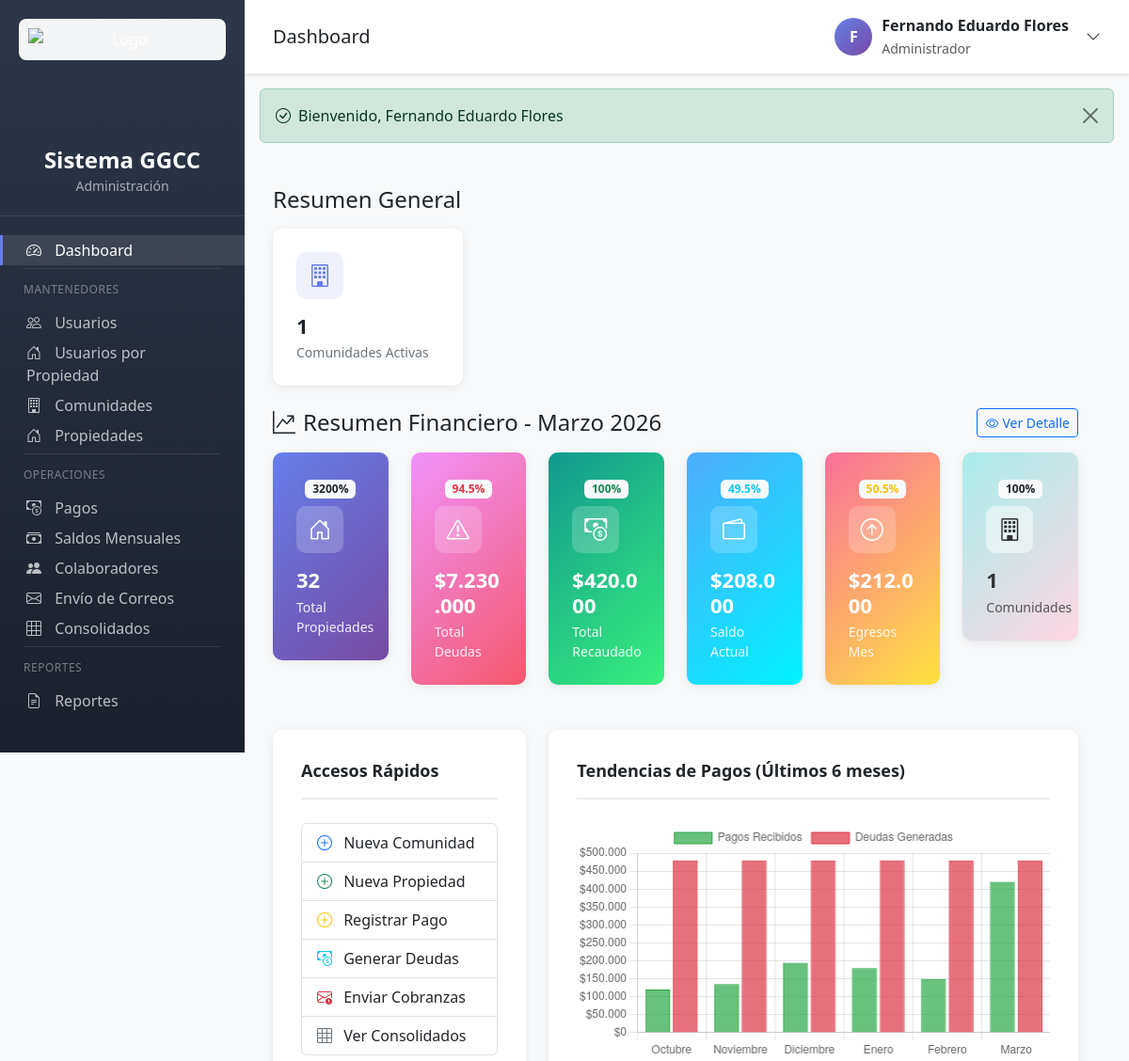
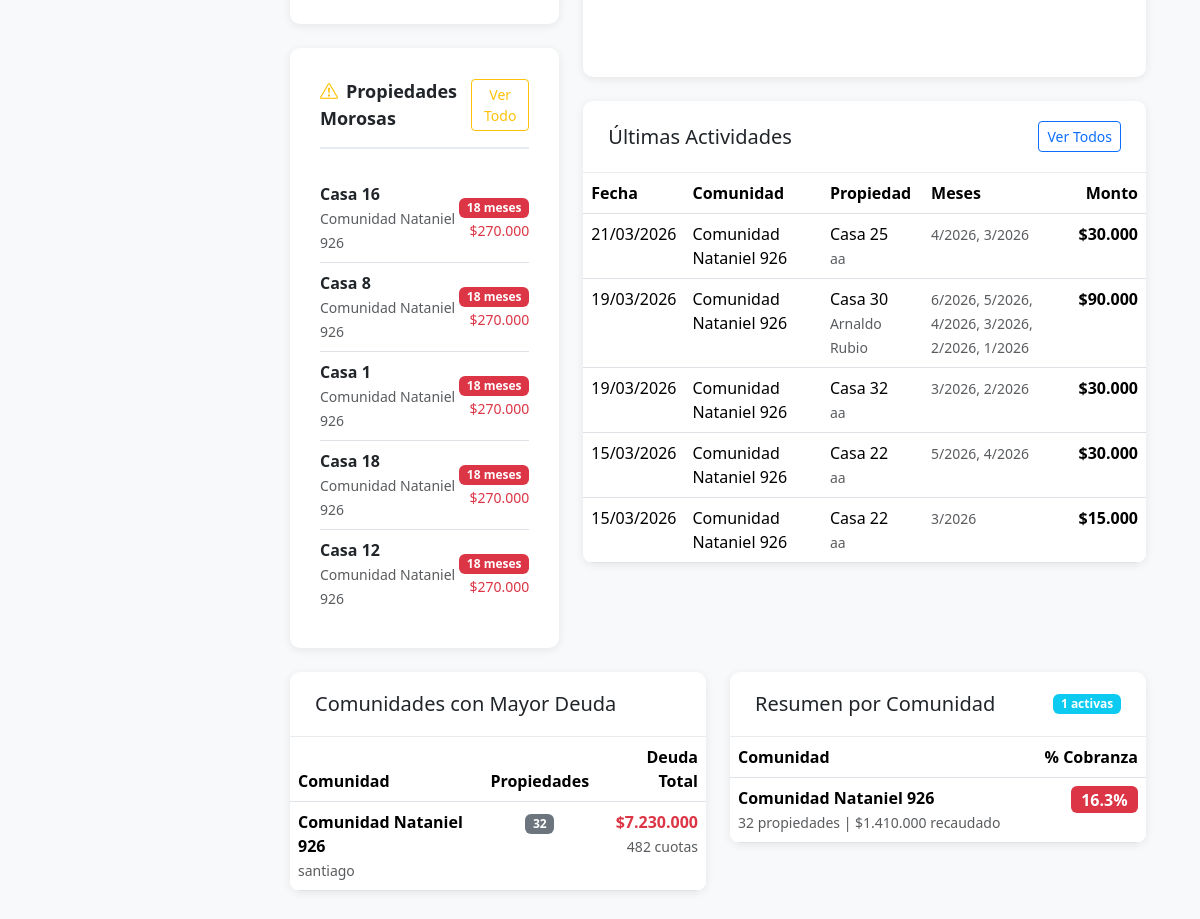
The app's page /index.php (signed in) with its own data (2 pictures, top to bottom).
### tables this page shows
CREATE TABLE `propiedades` (
  `id` int(11) NOT NULL AUTO_INCREMENT,
  `comunidad_id` int(11) NOT NULL,
  `nombre` varchar(100) NOT NULL,
  `tipo` enum('Casa','Departamento','Parcela') NOT NULL,
  `precio_gastos_comunes` decimal(10,2) NOT NULL DEFAULT 0.00,
  `nombre_dueno` varchar(100) NOT NULL,
  `email_dueno` varchar(100) NOT NULL,
  `whatsapp_dueno` varchar(20) DEFAULT NULL,
  `nombre_agente` varchar(100) DEFAULT NULL,
  `email_agente` varchar(100) DEFAULT NULL,
  `whatsapp_agente` varchar(20) DEFAULT NULL,
  `saldo` decimal(10,2) DEFAULT 0.00,
  `activo` tinyint(1) DEFAULT 1,
  `created_at` timestamp NOT NULL DEFAULT current_timestamp(),
  `updated_at` timestamp NOT NULL DEFAULT current_timestamp() ON UPDATE current_timestamp(),
  PRIMARY KEY (`id`),
  KEY `idx_comunidad` (`comunidad_id`),
  KEY `idx_tipo` (`tipo`),
  KEY `idx_activo` (`activo`),
  KEY `idx_email_dueno` (`email_dueno`),
  CONSTRAINT `propiedades_ibfk_1` FOREIGN KEY (`comunidad_id`) REFERENCES `comunidades` (`id`) ON DELETE CASCADE
);

CREATE TABLE `comunidades` (
  `id` int(11) NOT NULL AUTO_INCREMENT,
  `nombre` varchar(150) NOT NULL,
  `direccion` text NOT NULL,
  `pais` varchar(50) DEFAULT 'Chile',
  `region` varchar(100) NOT NULL,
  `comuna` varchar(100) NOT NULL,
  `nombre_presidente` varchar(100) NOT NULL,
  `whatsapp_presidente` varchar(20) DEFAULT NULL,
  `email_presidente` varchar(100) DEFAULT NULL,
  `activo` tinyint(1) DEFAULT 1,
  `created_at` timestamp NOT NULL DEFAULT current_timestamp(),
  `updated_at` timestamp NOT NULL DEFAULT current_timestamp() ON UPDATE current_timestamp(),
  PRIMARY KEY (`id`),
  KEY `idx_nombre` (`nombre`),
  KEY `idx_activo` (`activo`),
  KEY `idx_comuna` (`comuna`)
);

CREATE TABLE `pagos` (
  `id` int(11) NOT NULL AUTO_INCREMENT,
  `propiedad_id` int(11) NOT NULL,
  `fecha` date NOT NULL,
  `monto` decimal(10,2) NOT NULL,
  `observaciones` text DEFAULT NULL,
  `saldo_utilizado` decimal(10,2) DEFAULT 0.00,
  `recibo_generado` tinyint(1) DEFAULT 0,
  `recibo_path` varchar(255) DEFAULT NULL,
  `created_at` timestamp NOT NULL DEFAULT current_timestamp(),
  `updated_at` timestamp NOT NULL DEFAULT current_timestamp() ON UPDATE current_timestamp(),
  PRIMARY KEY (`id`),
  KEY `idx_propiedad` (`propiedad_id`),
  KEY `idx_fecha` (`fecha`),
  KEY `idx_created_at` (`created_at`),
  CONSTRAINT `pagos_ibfk_1` FOREIGN KEY (`propiedad_id`) REFERENCES `propiedades` (`id`) ON DELETE CASCADE
);

### app/views/dashboard/index.php (the view, shortened to what the rows shown need)
<?php
require_once __DIR__ . '/../partials/header.php';
?>
<div class="row mb-4">
<?php if (getUserRole() !== 'propietario'): ?>
<div class="row">
    <div class="col-md-4 mb-4">
        <div class="form-section mt-4">
            <?php if (empty($propiedadesMorosas)): ?>
                <div class="text-center text-muted py-3">
                    <i class="bi bi-check-circle display-6 text-success"></i>
                    <p class="mb-0 mt-2">No hay propiedades morosas</p>
                </div>
            <?php else: ?>
                <div class="list-group list-group-flush">
                    <?php foreach (array_slice($propiedadesMorosas, 0, 5) as $morosa): ?>
                        <div class="list-group-item px-0">
                            <div class="d-flex justify-content-between align-items-center">
                                <div>
                                    <strong><?= e($morosa['propiedad_nombre']) ?></strong><br>
                                    <small class="text-muted"><?= e($morosa['comunidad_nombre']) ?></small>
                                </div>
                                <div class="text-end">
                                    <span class="badge bg-danger"><?= $morosa['meses_adeudados'] ?> meses</span><br>
                                    <small class="text-danger"><?= formatMoney((float)$morosa['total_adeudado']) ?></small>
                                </div>
                            </div>
                        </div>
                    <?php endforeach; ?>
                </div>
            <?php endif; ?>
        </div>
    </div>
    <div class="col-md-8 mb-4">
        <div class="table-container">
            <div class="table-body">
                <table class="table table-hover mb-0">
                    <thead>
                        <tr>
                            <th>Fecha</th>
                            <th>Comunidad</th>
                            <th>Propiedad</th>
                            <th>Meses</th>
                            <th class="text-end">Monto</th>
                        </tr>
                    </thead>
                    <tbody>
                        <?php if (empty($ultimasActividades)): ?>
                            <tr>
                                <td colspan="5" class="text-center text-muted py-4">
                                    No hay actividades recientes
                                </td>
                            </tr>
                        <?php else: ?>
                            <?php foreach ($ultimasActividades as $actividad): ?>
                                <tr>
                                    <td><?= formatDate($actividad['fecha']) ?></td>
                                    <td><?= e($actividad['comunidad_nombre']) ?></td>
                                    <td>
                                        <?= e($actividad['propiedad_nombre']) ?><br>
                                        <small class="text-muted"><?= e($actividad['nombre_dueno']) ?></small>
                                    </td>
                                    <td>
                                        <small class="text-muted">
                                            <?= $actividad['meses_pagados'] ? str_replace('-', '/', $actividad['meses_pagados']) : 'N/A' ?>
                                        </small>
                                    </td>
                                    <td class="text-end fw-bold"><?= formatMoney((float)$actividad['monto']) ?></td>
                                </tr>
                            <?php endforeach; ?>
                        <?php endif; ?>
                    </tbody>
                </table>
            </div>
        </div>
    </div>
</div>
<?php endif; ?>
<?php if (getUserRole() !== 'propietario'): ?>
<div class="row">
    <div class="col-md-6 mb-4">
        <div class="table-container">
            <div class="table-body">
                <table class="table table-hover mb-0">
                    <thead>
                        <tr>
                            <th>Comunidad</th>
                            <th class="text-center">Propiedades</th>
                            <th class="text-end">Deuda Total</th>
                        </tr>
                    </thead>
                    <tbody>
                        <?php if (empty($comunidadesDeuda)): ?>
                            <tr>
                                <td colspan="3" class="text-center text-muted py-4">
                                    No hay deudas pendientes
                                </td>
                            </tr>
                        <?php else: ?>
                            <?php foreach ($comunidadesDeuda as $comunidad): ?>
                                <tr>
                                    <td>
                                        <strong><?= e($comunidad['nombre']) ?></strong><br>
                                        <small class="text-muted"><?= e($comunidad['comuna']) ?></small>
                                    </td>
                                    <td class="text-center">
                                        <span class="badge bg-secondary"><?= $comunidad['total_propiedades'] ?></span>
                                    </td>
                                    <td class="text-end">
                                        <span class="text-danger fw-bold"><?= formatMoney((float)$comunidad['total_deuda']) ?></span><br>
                                        <small class="text-muted"><?= $comunidad['deudas_pendientes'] ?> cuotas</small>
                                    </td>
                                </tr>
                            <?php endforeach; ?>
                        <?php endif; ?>
                    </tbody>
                </table>
            </div>
        </div>
    </div>
    <div class="col-md-6 mb-4">
        <div class="table-container">
            <div class="table-body" style="max-height: 400px; overflow-y: auto;">
                <table class="table table-hover mb-0">
                    <thead>
                        <tr>
                            <th>Comunidad</th>
                            <th class="text-end">% Cobranza</th>
                        </tr>
                    </thead>
                    <tbody>
                        <?php if (empty($resumenComunidades)): ?>
                            <tr>
                                <td colspan="2" class="text-center text-muted py-4">
                                    No hay comunidades registradas
                                </td>
                            </tr>
                        <?php else: ?>
                            <?php foreach (array_slice($resumenComunidades, 0, 10) as $resumen): ?>
                                <tr>
                                    <td>
                                        <strong><?= e($resumen['nombre']) ?></strong><br>
                                        <small class="text-muted">
                                            <?= $resumen['total_propiedades'] ?> propiedades |
                                            <?= formatMoney((float)$resumen['total_pagado']) ?> recaudado
                                        </small>
                                    </td>
                                    <td class="text-end">
                                        <?php
                                        $porcentaje = (float)($resumen['porcentaje_cobranza'] ?? 0);
                                        $badgeClass = $porcentaje >= 80 ? 'success' : ($porcentaje >= 50 ? 'warning' : 'danger');
                                        ?>
                                        <span class="badge bg-<?= $badgeClass ?> fs-6"><?= number_format($porcentaje, 1) ?>%</span>
                                    </td>
                                </tr>
                            <?php endforeach; ?>
                        <?php endif; ?>
                    </tbody>
                </table>
            </div>
        </div>
    </div>
</div>
<?php endif; ?>
<script>
document.addEventListener('DOMContentLoaded', function() {
    const ctx = document.getElementById('tendenciasChart').getContext('2d');
    new Chart(ctx, {
        type: 'bar',
        data: {
            labels: <?= json_encode($labelsGrafico) ?>,
            datasets: [
                {
                    label: 'Pagos Recibidos',
                    data: <?= json_encode($datosPagos) ?>,
                    backgroundColor: 'rgba(40, 167, 69, 0.7)',
                    borderColor: 'rgba(40, 167, 69, 1)',
                    borderWidth: 1
                },
                {
                    label: 'Deudas Generadas',
                    data: <?= json_encode($datosDeudas) ?>,
                    backgroundColor: 'rgba(220, 53, 69, 0.7)',
                    borderColor: 'rgba(220, 53, 69, 1)',
                    borderWidth: 1
                }
            ]
        },
        options: {
            responsive: true,
            maintainAspectRatio: true,
            aspectRatio: 2,
            scales: {
                y: {
                    beginAtZero: true,
                    ticks: {
                        callback: function(value) {
                            return '$' + value.toLocaleString('es-CL');
                        }
                    }
                }
            },
            plugins: {
                legend: {
                    position: 'top',
                },
                tooltip: {
                    callbacks: {
                        label: function(context) {
                            return context.dataset.label + ': $' + context.raw.toLocaleString('es-CL');
                        }
                    }
                }
            }
        }
    });
});
</script>
<?php require_once __DIR__ . '/../partials/footer.php'; ?>

### records on screen
propiedades: nombre "Casa 16", comunidad.nombre "Comunidad Nataniel 926", meses_adeudados "18", total_adeudado "$270.000"
propiedades: nombre "Casa 8", comunidad.nombre "Comunidad Nataniel 926", meses_adeudados "18", total_adeudado "$270.000"
propiedades: nombre "Casa 1", comunidad.nombre "Comunidad Nataniel 926", meses_adeudados "18", total_adeudado "$270.000"
propiedades: nombre "Casa 18", comunidad.nombre "Comunidad Nataniel 926", meses_adeudados "18", total_adeudado "$270.000"
propiedades: nombre "Casa 12", comunidad.nombre "Comunidad Nataniel 926", meses_adeudados "18", total_adeudado "$270.000"
pagos: fecha "21/03/2026", comunidades.nombre "Comunidad Nataniel 926", propiedad.nombre "Casa 25", propiedad.nombre_dueno "aa", meses_pagados "4/2026, 3/2026", monto "$30.000"
pagos: fecha "19/03/2026", comunidades.nombre "Comunidad Nataniel 926", propiedad.nombre "Casa 30", propiedad.nombre_dueno "Arnaldo Rubio", meses_pagados "6/2026, 5/2026, 4/2026, 3/2026, 2/2026, 1/2026", monto "$90.000"
pagos: fecha "19/03/2026", comunidades.nombre "Comunidad Nataniel 926", propiedad.nombre "Casa 32", propiedad.nombre_dueno "aa", meses_pagados "3/2026, 2/2026", monto "$30.000"
pagos: fecha "15/03/2026", comunidades.nombre "Comunidad Nataniel 926", propiedad.nombre "Casa 22", propiedad.nombre_dueno "aa", meses_pagados "5/2026, 4/2026", monto "$30.000"
pagos: fecha "15/03/2026", comunidades.nombre "Comunidad Nataniel 926", propiedad.nombre "Casa 22", propiedad.nombre_dueno "aa", meses_pagados "3/2026", monto "$15.000"
comunidades: nombre "Comunidad Nataniel 926", comuna "santiago", total_propiedades "32", total_deuda "$7.230.000", deudas_pendientes "482", total_pagado "$1.410.000", porcentaje "16.3"

### other values on screen
APP_NAME "Sistema GGCC"
$title "Dashboard"
substr($_SESSION['user_nombre'] ?? 'A', 0, 1) "F"
$_SESSION['user_nombre'] "Fernando Eduardo Flores"
$_SESSION['user_rol'] "Administrador"
$success "Bienvenido, Fernando Eduardo Flores"
$metricas['total_comunidades'] "1"
$pctProp "3200"
$totalProp "32"
$pctDeuda "94.5"
formatMoney($totalDeuda) "$7.230.000"
formatMoney($totalRecaudado) "$420.000"
$pctSaldo "49.5"
formatMoney($saldoActual) "$208.000"
$pctEgresos "50.5"
